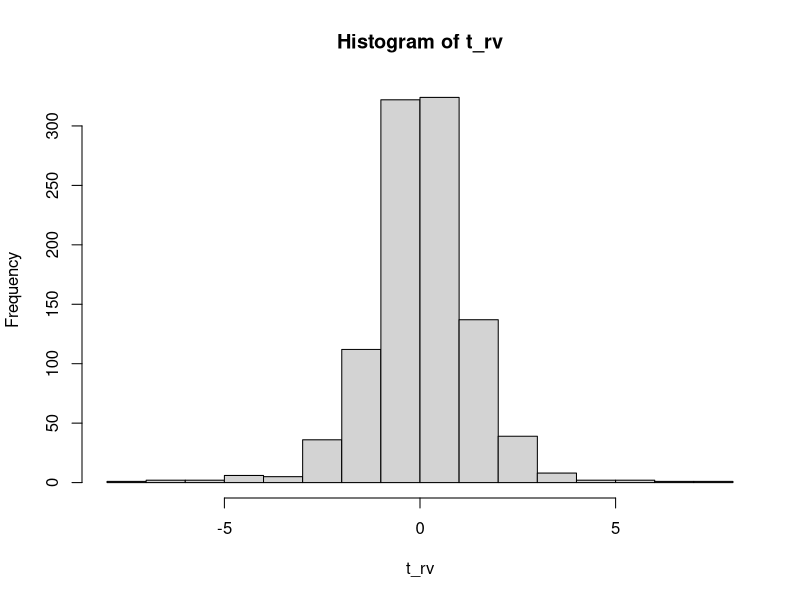
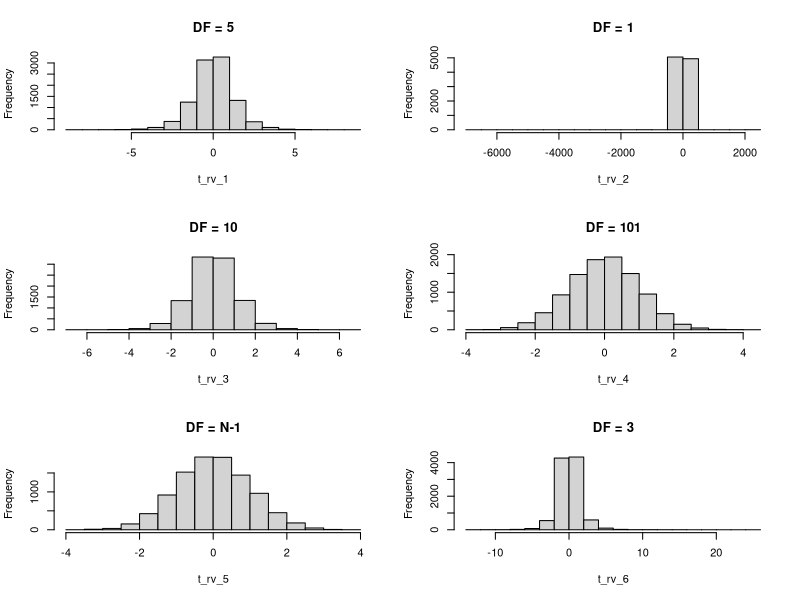
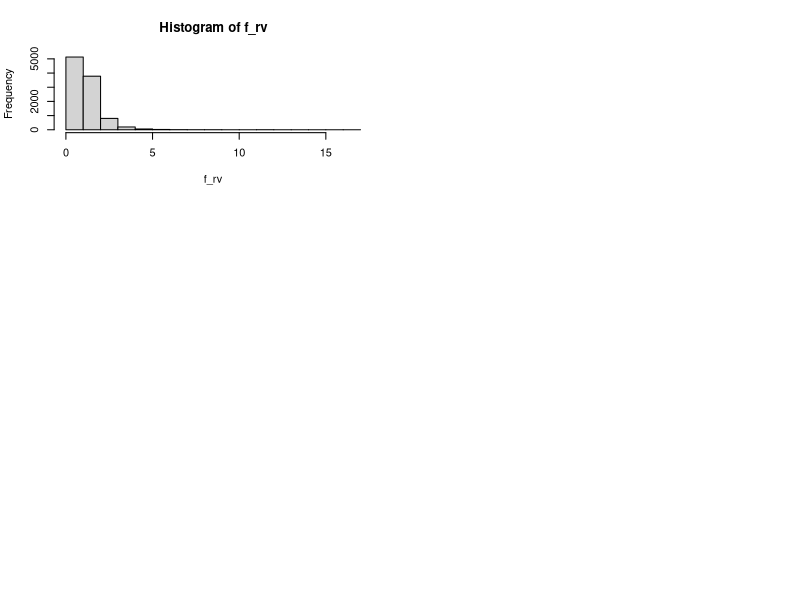
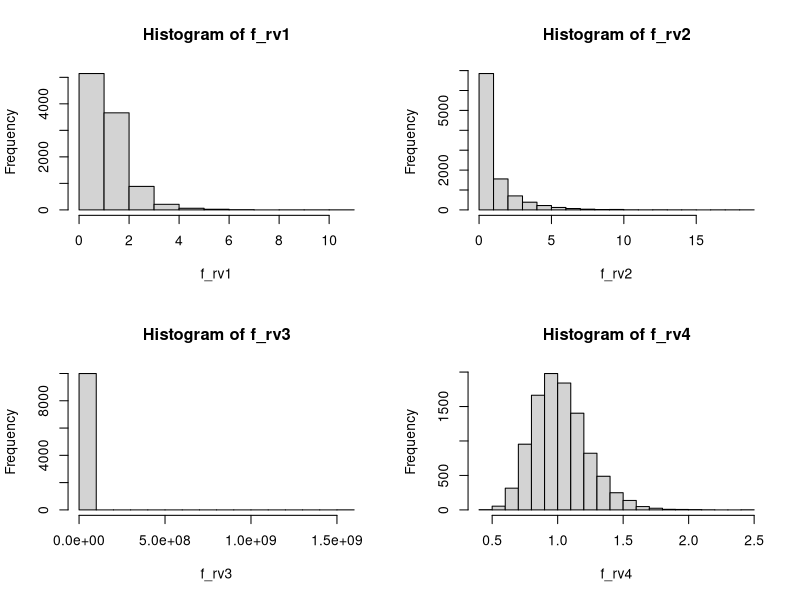
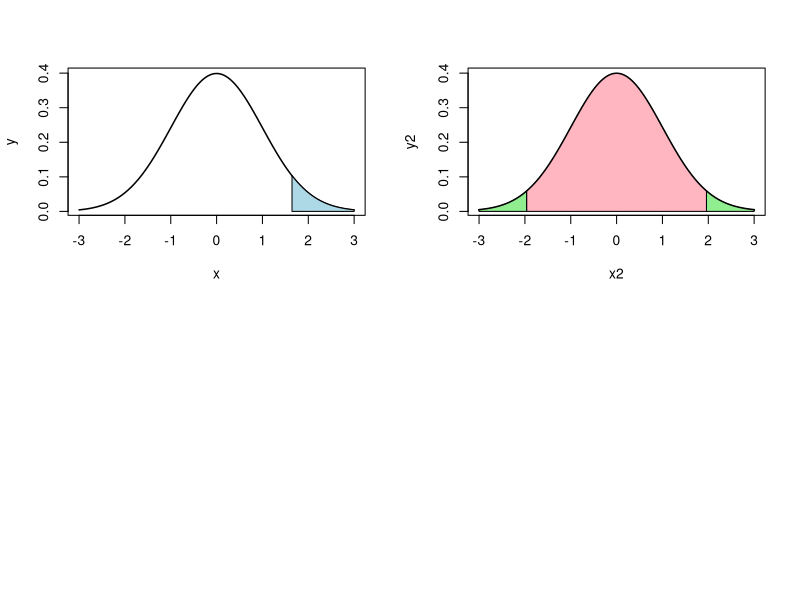

Recreate these plots in R, in order.
## ---- chunk 1
set.seed(0)
#t random variables 
t_rv <- rt(1000, 5) 

#print first 10 
print(t_rv[1:10])

#draw 
hist(t_rv)

## ---- chunk 2
set.seed(1)
N <- 10000

df_1 <- 5 
df_2 <- 1 
df_3 <- 10
df_4 <- 101
df_5 <- N - 1

t_rv_1 <- rt(N, df_1)
t_rv_2 <- rt(N, df_2)
t_rv_3 <- rt(N, df_3)
t_rv_4 <- rt(N, df_4)
t_rv_5 <- rt(N, df_5)
t_rv_6 <- rt(N, 3)

par(mfrow = c(3,2))
hist(t_rv_1, main = 'DF = 5')
hist(t_rv_2, main = 'DF = 1')
hist(t_rv_3, main = 'DF = 10')
hist(t_rv_4, main = 'DF = 101')
hist(t_rv_5, main = 'DF = N-1')
hist(t_rv_6, main = 'DF = 3')


## ---- chunk 3
set.seed(2)

N <- 10000 
n <- 10
m <- 15 

f_rv <- rf(N, n, m)

xchi1 <- rchisq(10000, 10)
xchi2 <- rchisq(10000, 15)

f_rv_0 <- (xchi1/n)/(xchi2/m)

print(mean(f_rv))
print(mean(f_rv_0))

hist(f_rv)

## ---- chunk 4
set.seed(3)

N <- 10000 
n1 <- 10
m1 <- 15 

n2 <- 1
m2 <- 100

n3 <- 100
m3 <- 1 

n4 <- 100
m4 <- 100


f_rv1 <- rf(N, n1, m1)
f_rv2 <- rf(N, n2, m2)
f_rv3 <- rf(N, n3, m3)
f_rv4 <- rf(N, n4, m4)

par(mfrow = c(2,2))
hist(f_rv1)
hist(f_rv2)
hist(f_rv3)
hist(f_rv4)

## ---- chunk 5
quant_95 <- qnorm(0.95, mean = 0, sd = 1)
quant_95
## ---- chunk 6
x <- seq(-3,3,length=200)
y <- dnorm(x)

plot(x, y, type = "l", lwd = 1.5)

x_ <- seq(quant_95,3,length=200)
y_ <- dnorm(x_)
polygon(c(quant_95,x_,3), c(0, y_, 0), col = 'lightblue')


## ---- chunk 7
value <- pnorm(3, 0, 1) - pnorm(quant_95, 0, 1)
value
## ---- chunk 8

sample_size <- 200
sample_mean <- 1
sample_std <- 2 
alpha_new <- (0.05)/2  

#we now need to calculate the Z value for alpha = 0.025 
z_alphaHalf <- qnorm(1 - alpha_new, mean = 0, sd = 1)

x2 <- seq(-3, 3, length = 200)
y2 <- dnorm(x2)

plot(x2, y2, type = "l", lwd = 2)

x2_ <- seq(z_alphaHalf, 3, length = 100)
y2_ <- dnorm(x2_)
polygon(c(z_alphaHalf, x2_, 3), c(0, y2_, 0), col = 'lightgreen')

x3_ <- seq(-3, -z_alphaHalf, length = 100)
y3_ <- dnorm(x3_)
polygon(c(-3, x3_, -z_alphaHalf), c(0, y3_, 0), col = 'lightgreen')

x4_ <- seq(-z_alphaHalf, z_alphaHalf, length = 200)
y4_ <- dnorm(x4_)
polygon(c(-z_alphaHalf, x4_, z_alphaHalf), c(0,y4_,0), col = 'lightpink')

## ---- chunk 9
lower_bound <- sample_mean - (1 * z_alphaHalf * sample_std / sqrt(sample_size)) 
upper_bound <- z_alphaHalf * sample_std / sqrt(sample_size) + sample_mean

print(paste('Accept values between: ', lower_bound, ' and ', upper_bound))
